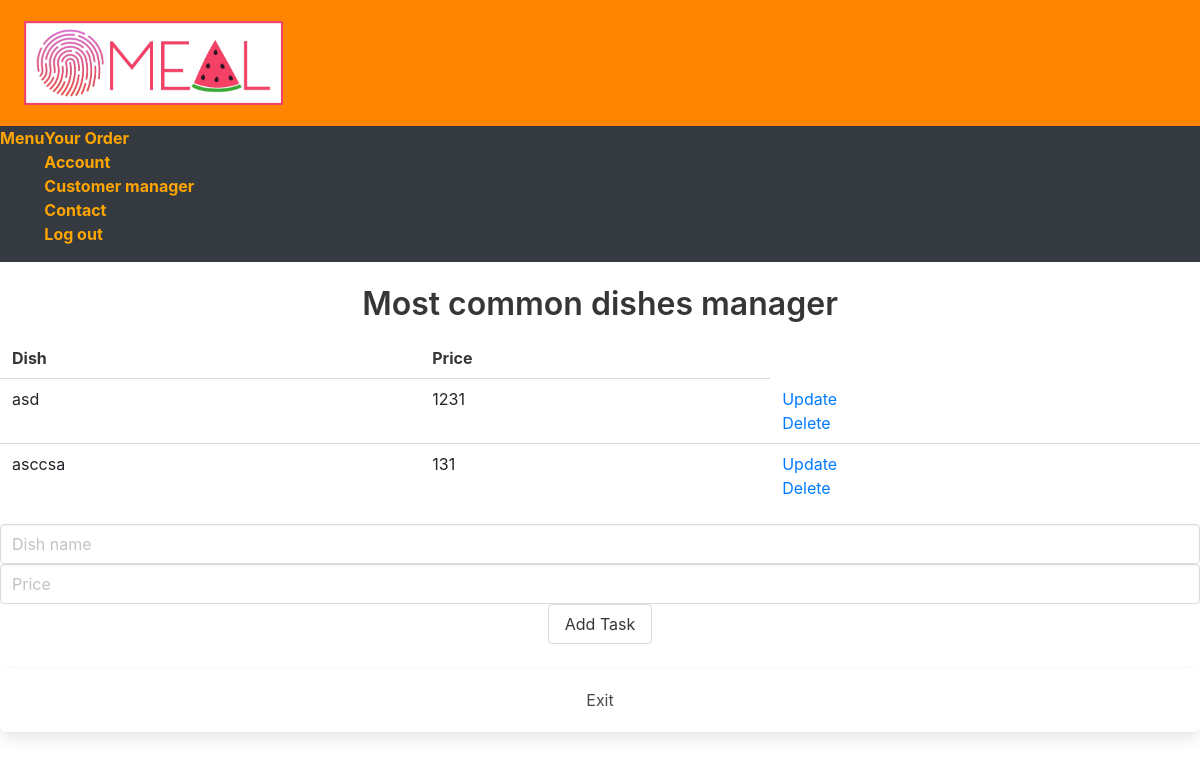
Before: /most_common_dishes_manager with the older database file.
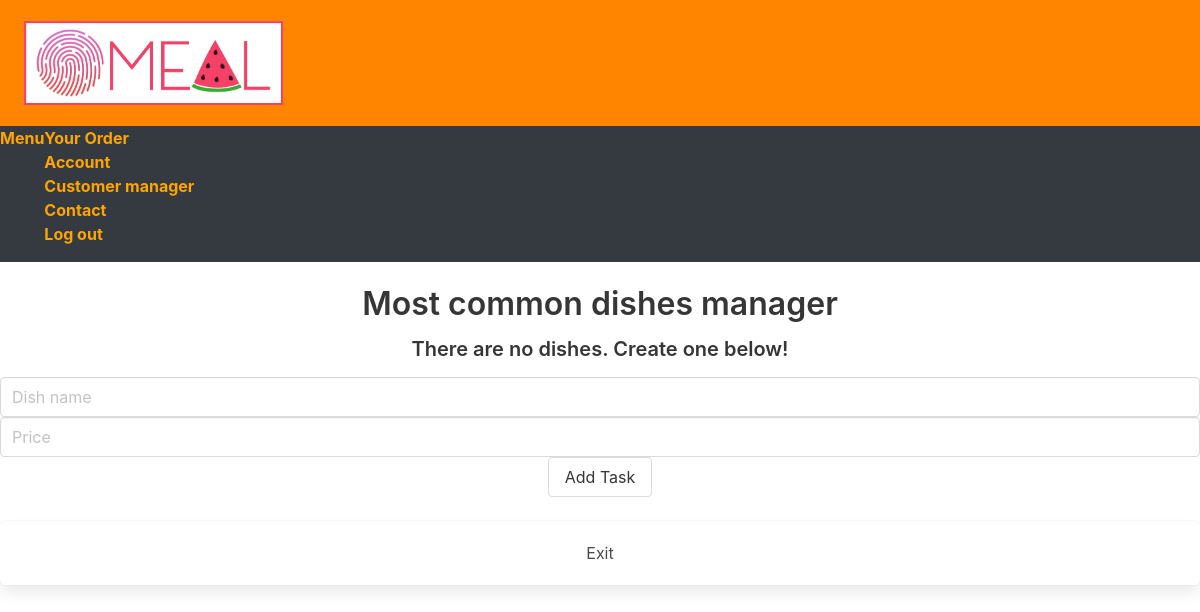
After: the same page with the newer database file.
### main.py (models this page shows, shortened)
class MostCommonDishes(db.Model):
    id = db.Column(db.Integer, primary_key=True)
    name = db.Column(db.String(200), nullable=False)
    price = db.Column(db.Integer)

### main.py (the view)
@main.route('/most_common_dishes_manager', methods=['POST', 'GET'])
def most_common_dishes_manager():
    if request.method == 'POST':
        input_name = request.form['name']
        input_price = request.form['price']
        new_dish = MostCommonDishes(name=input_name, price=input_price)
        try:
            db.session.add(new_dish)
            db.session.commit()
            return redirect('/most_common_dishes_manager')
        except:
            return 'There was an issue adding your dish'
    else:
        dishes = MostCommonDishes.query.order_by(MostCommonDishes.id).all()
        return render_template('menu_manager/most_common_dishes_manager.html', dishes=dishes)

### templates/menu_manager/most_common_dishes_manager.html (shortened to what this page needs)
{% extends 'base.html' %}
{% block body %}
<div class="content">
    <h1 class = "has-text-centered">Most common dishes manager</h1>
    {% if dishes|length < 1 %}
    <h4 class = "has-text-centered">There are no dishes. Create one below!</h4>
    {% else %}
    <table>
        <tr>
            <th>Dish</th>
            <th>Price</th>
        </tr>
        {% for dish in dishes %}
            <tr>
                <td>{{ dish.name }}</td>
                <td>{{ dish.price }}</td>
                <td>
                    <a href="/most_common_dishes_update/{{dish.id}}">Update</a>
                    <br>
                    <a href="/most_common_dishes_delete/{{dish.id}}">Delete</a>
                </td>
            </tr>
        {% endfor %}
    </table>
    {% endif %}
    <div class="form has-text-centered ">
        <form action="/most_common_dishes_manager" method="POST">
            <input class = "input" type="text" name="name" id="name" placeholder = "Dish name">
            <input class = "input" type="number" name="price" id="price" placeholder = "Price">
            <input class = "button" type="submit" value="Add Task">
        </form>
    </div>
    <br>
    <a href="{{ url_for('manager') }}" class="has-text-centered box">Exit</a>
</div>
{% endblock %}

Changed rows visible on the page:
removed MostCommonDishes: name "asd", price "1231"
removed MostCommonDishes: name "asccsa", price "131"
Other visible differences:
text no longer shown: "Dish Price"
text now shown: "There are no dishes. Create one below!"
